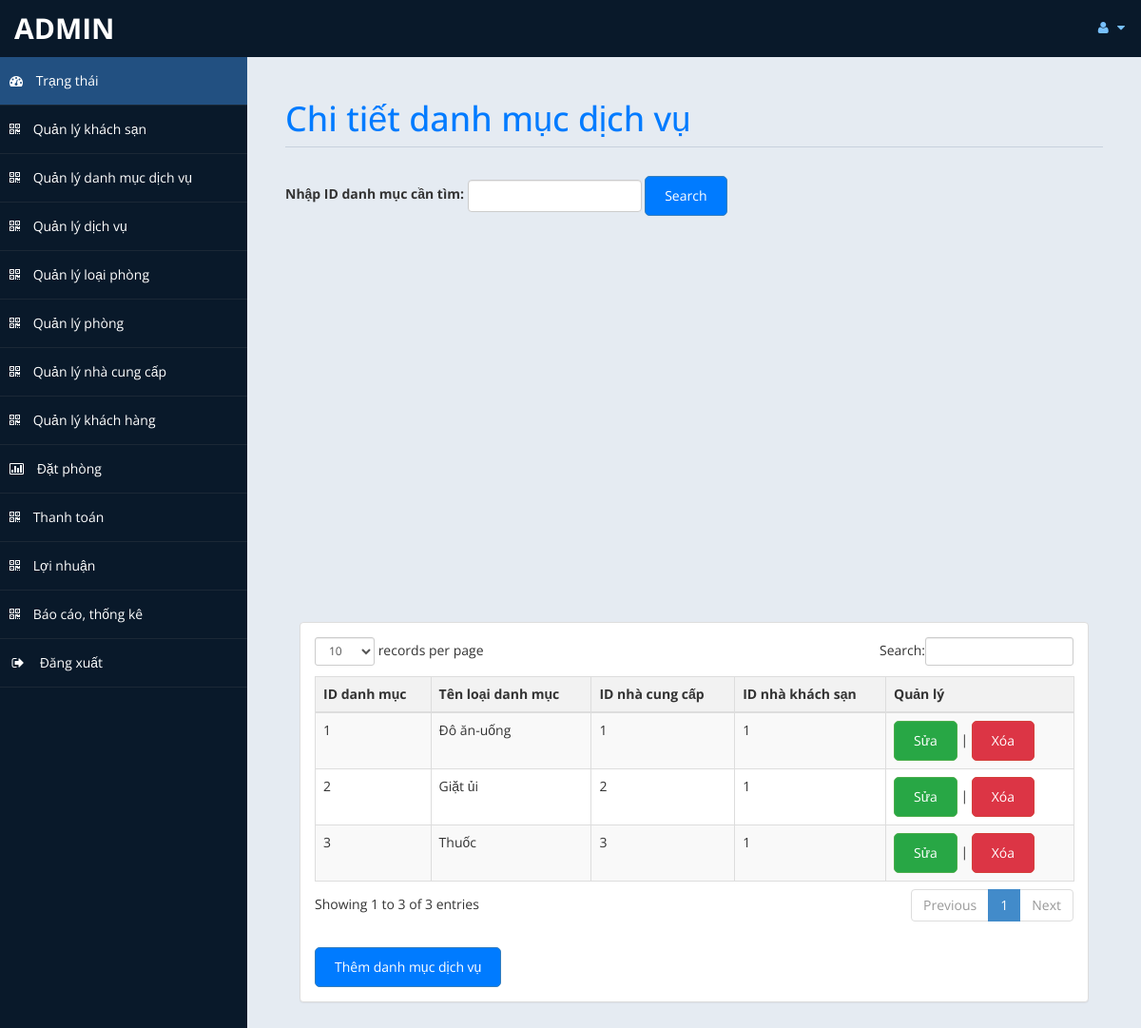
The page /admin/danhmuc.php (signed in) on the database its author committed.
### tables this page shows
CREATE TABLE `danhmuc` (
  `IDDM` varchar(10) NOT NULL,
  `LOAIDM` varchar(200) NOT NULL,
  `IDNCC` varchar(10) NOT NULL,
  `IDKS` varchar(10) NOT NULL
);

### admin/danhmuc.php (the view, shortened to what this page needs)
<?php
include('db.php');
if (isset($_GET['search_iddm'])) {
    $search_iddm = $_GET['search_iddm'];
    $sql = "SELECT * FROM danhmuc WHERE IDDM LIKE '%$search_iddm%'";
} else {
    $sql = "SELECT * FROM danhmuc";
}
$re = mysqli_query($con, $sql);
?>
<!DOCTYPE html>
<html xmlns="http://www.w3.org/1999/xhtml">
<head>
    <link href="assets/css/bootstrap.css" rel="stylesheet" />
    <link href="assets/css/font-awesome.css" rel="stylesheet" />
    <link href="assets/css/thongtin.css" rel="stylesheet" />
	<link rel="stylesheet" href="assets/css/morris.css">
    <link href="assets/css/custom-styles.css" rel="stylesheet" />
    <link href="assets/js/dataTables/dataTables.bootstrap.css" rel="stylesheet" />
</head>
<body>
    <div id="wrapper">
        <nav class="navbar navbar-default top-navbar" role="navigation">
            <div class="navbar-header">
                <a class="navbar-brand" href="home.php"><?php echo $_SESSION["user"]; ?> </a>
            </div>
            <ul class="nav navbar-top-links navbar-right">
                <li class="dropdown">
                    <a class="dropdown-toggle" data-toggle="dropdown" href="#" aria-expanded="false">
                        <i class="fa fa-user fa-fw"></i> <i class="fa fa-caret-down"></i>
                    </a>
                </li>
            </ul>
        </nav>
        <nav class="navbar-default navbar-side" role="navigation">
        <div class="sidebar-collapse">
                <ul class="nav" id="main-menu">
                    <li>
                        <a class="active-menu" href="home.php"><i class="fa fa-dashboard"></i> Trạng thái</a>
                    </li>
                    <li>
                        <a  href="khachsan.php"><i class="fa fa-qrcode"></i> Quản lý khách sạn</a>
                    </li>
                    <li>
                        <a href="danhmuc.php"><i class="fa fa-qrcode"></i> Quản lý danh mục dịch vụ</a>
                    </li>
                    <li>
                        <a  href="dichvu.php"><i class="fa fa-qrcode"></i> Quản lý dịch vụ</a>
                    </li>
                    <li>
                        <a href="loaiphong.php"><i class="fa fa-qrcode"></i> Quản lý loại phòng</a>
                    </li>
                    <li>
                        <a  href="phong.php"><i class="fa fa-qrcode"></i> Quản lý phòng</a>
                    </li>
                    <li>
                        <a href="nhacungcap.php"><i class="fa fa-qrcode"></i> Quản lý nhà cung cấp</a>
                    </li>
                    <li>
                        <a  href="khachhang.php"><i class="fa fa-qrcode"></i> Quản lý khách hàng</a>
                    </li>
                    <li>
                        <a href="datphong.php"><i class="fa fa-bar-chart-o"></i> Đặt phòng</a>
                    </li>
                    <li>
                        <a href="payment.php"><i class="fa fa-qrcode"></i> Thanh toán</a>
                    </li>
                    <li>
                        <a  href="profit.php"><i class="fa fa-qrcode"></i> Lợi nhuận</a>
                    </li>
                    <li>
                        <a href="quanlythongke.php"><i class="fa fa-qrcode"></i> Báo cáo, thống kê</a>
                    </li>
                    <li>
    <a href="#" onclick="confirmLogout();">
        <i class="fa fa-sign-out fa-fw"></i> Đăng xuất
    </a>
</li>
					</ul>
            </div>
        </nav>
        <div id="page-wrapper" >
        <div id="page-inner">
			 <div class="row">
                    <div class="col-md-12">
                        <h1 class="page-header">
                           Chi tiết danh mục dịch vụ<small> </small>
                        </h1>
                        <form action="" method="GET" class="form-inline">
                                <div class="form-group">
                                    <label for="search_iddm">Nhập ID danh mục cần tìm:</label>
                                    <input type="text" class="form-control" id="search_iddm" name="search_iddm">
                                </div>
                                <button type="submit" class="btn btn-primary">Search</button>
                            </form>
                    </div>
                </div>
            <br>
				<br>
				<br>
				<br><div id="chart"></div>
        <div class="col-md-12">
                    <div class="panel panel-default">
                        <div class="panel-body">
                            <div class="table-responsive table-striped-body">
                                <table class="table table-striped table-bordered table-hover" id="dataTables-example">
                                    <thead>
                                        <tr>
											<th>ID danh mục</th>
                                            <th>Tên loại danh mục</th>
                                            <th>ID nhà cung cấp</th>
                                            <th>ID nhà khách sạn</th>
											<th>Quản lý</th>
                                        </tr>
                                    </thead>
                                    <tbody>
									<?php
										while($row = mysqli_fetch_array($re)) {
                                            $id = $row['IDDM'];
                                            echo "<tr class='" . ($id % 2 == 1 ? 'gradeC' : 'gradeU') . "'>";
                                            echo "<td>" . $row['IDDM'] . "</td>";
                                            echo "<td>" . $row['LOAIDM'] . "</td>";
                                            echo "<td>" . $row['IDNCC'] . "</td>";
                                            echo "<td>" . $row['IDKS'] . "</td>";
                                            echo "<td>
                                                    <a href='edit_danhmuc.php?id=$id'class='btn btn-success'>Sửa</a> |
                                                    <a href='javascript:void(0);' onclick='confirmDelete($id)' class='btn btn-danger'>Xóa</a>                                                  </td>";
                                            echo "</tr>";
                                        }
									?>
                                    </tbody>
                                </table>
                                <div class="btn-container">
                            <a href="themdanhmuc.php" class="btn btn-primary">Thêm danh mục dịch vụ</a>
                        </div>
                            </div>
                        </div>
                    </div>
                </div>
                </div>
            </div>
    </div>
</body>
</html>

### admin/assets/css/thongtin.css (style rules this page uses)
body { font-family: Arial, sans-serif; background-color: #f8f9fa; }
#page-inner { padding: 20px; }
h1.page-header { color: #007bff; margin-bottom: 30px; }
table { width: 100%; border-collapse: collapse; margin-top: 20px; }
th, td { border: 1px solid #dee2e6; padding: 12px; text-align: left; }
tr.gradeC { background-color: #f2f2f2; }
tr.gradeU { background-color: #e6e6e6; }
.btn { padding: 10px 20px; border-radius: 5px; text-decoration: none; color: #fff; }
.btn-primary { background-color: #007bff; }
.btn-success { background-color: #28a745; }
.btn-danger { background-color: #dc3545; }
.btn-container { margin-top: 20px; }
#dataTables-example { width: 100%; margin: 1em 0; border-collapse: collapse; border-spacing: 0; }
#dataTables-example th { background-color: #f2f2f2; font-weight: bold; padding: 8px; text-align: left; }
#dataTables-example td { padding: 8px; border-bottom: 1px solid #ddd; }
#dataTables-example tbody tr.gradeC { background-color: #f9f9f9; }
#dataTables-example tbody tr.gradeU { background-color: #ffffff; }

### admin/assets/css/custom-styles.css (style rules this page uses)
body { font-family: 'Open Sans', sans-serif; }
#wrapper { width: 100%; background:#09192A; }
#page-wrapper { padding: 15px 15px; min-height: 600px; background:#E5EBF2; }
#page-inner { width:100%; margin:10px 20px 10px 0px; background-color:transparent; padding:10px; min-height:1200px; }
h1, .h1, h2, .h2, h3, .h3 { margin-bottom: -5px; }
.page-header { padding-bottom: 9px; margin: 10px 0 45px; border-bottom: 1px solid #C7D1DD; }
.top-navbar { margin:0px; }
.top-navbar .navbar-brand { color: #fff; width: 260px; text-align: left; height: 60px; font-size: 30px; font-weight: 700; text-transform: uppercase; line-height: 30px; }
.top-navbar .nav > li { position: relative; display: inline-block; }
.top-navbar .nav > li > a { position: relative; display: block; padding: 19px 15px; color: #77C0FD; }
.active-menu { background-color:#225081!important; }
.sidebar-collapse , .sidebar-collapse .nav { background:none; }
.sidebar-collapse .nav { padding:0; }
.sidebar-collapse .nav > li > a { color:#fff; background:transparent; text-shadow:none; }
.sidebar-collapse > .nav > li > a { padding:15px 10px; }
.sidebar-collapse > .nav > li { border-bottom: 1px solid rgba(107, 108, 109, 0.19); }
.navbar-side { border:none; background-color: transparent; }
.top-navbar { background:#09192A; border-bottom:none; }
.top-navbar .nav > li > a > i { margin-right: 2px; }
.navbar-default { border:0px solid black; }
.navbar-header { background: #09192A; }
.nav > li > a > i { margin-right:10px; }
@media (min-width:768px) { #page-wrapper { margin: 0 0 0 260px; padding: 15px 30px; min-height: 1200px; } }
@media (min-width:768px) { .navbar-side { z-index: 1; position: absolute; width: 260px; } }
@media (min-width:768px) { .navbar { border-radius: 0px; } }

### rows shown on the page
danhmuc: IDDM "1", LOAIDM "Đô ăn-uống", IDNCC "1", IDKS "1"
danhmuc: IDDM "2", LOAIDM "Giặt ủi", IDNCC "2", IDKS "1"
danhmuc: IDDM "3", LOAIDM "Thuốc", IDNCC "3", IDKS "1"

### other values the page prints
$_SESSION["user"] "ADMIN"
